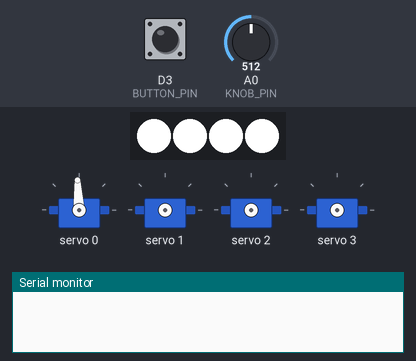
The sketch below on a simulated ESP8266 (NodeMCU). On the bench: 4 RGB LEDs in strip order, left to right, 4 × servo, the last lines printed to the serial monitor. The inputs (shaded band) are chosen by the test bench; at power-on: D3 (BUTTON_PIN) HIGH, A0 (KNOB_PIN) = 512.

Above: at 1.2 s.
1.3 s: D3 (BUTTON_PIN) pulled LOW for 0.15 s
2.9 s: A0 (KNOB_PIN) set to 716
At 3.8 s:
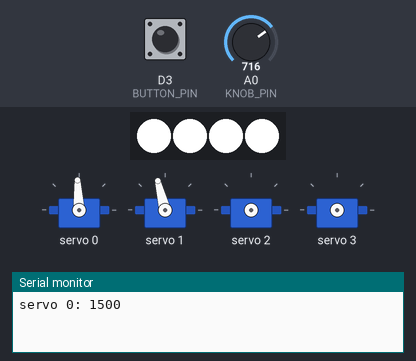
4.4 s: D3 (BUTTON_PIN) pulled LOW for 1 s
6.9 s: A0 (KNOB_PIN) set to 511
At 7.8 s:
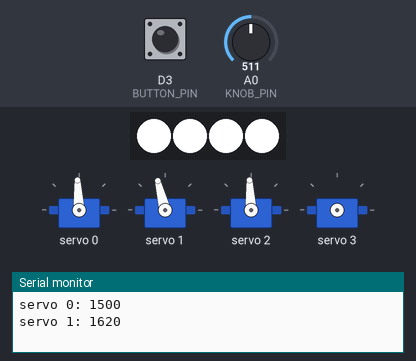
8.4 s: D3 (BUTTON_PIN) pulled LOW for 0.15 s
10.0 s: A0 (KNOB_PIN) set to 122
At 10.4 s:
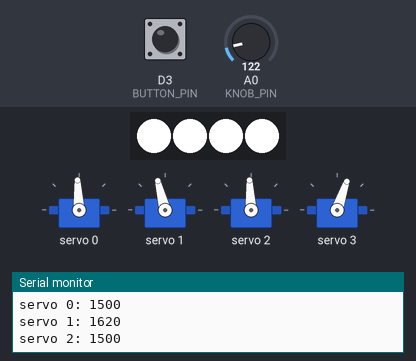
Timing chart, 0 to 12.5 s (numbered marks = the images above; inputs shaded):
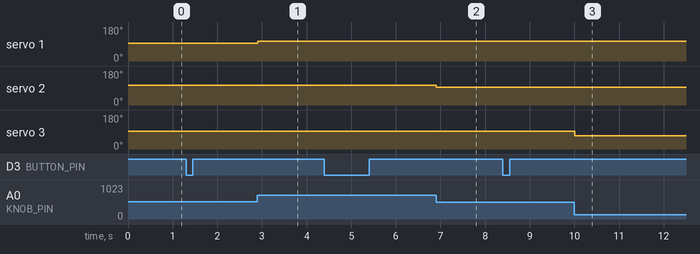

Measured:
- after the input at 2.9 s, servo 1: 93° → 104° at once
- after the input at 6.9 s, servo 2: 104° → 93° at once
- after the input at 10.0 s, servo 3: 93° → 71° at once

The sketch:

servo_calibration.ino
```cpp
#include <Wire.h>
#include <Adafruit_PWMServoDriver.h>
#include <FastLED.h>

#define NUM_LASER_BOARDS 4
CRGB laserExpander[NUM_LASER_BOARDS];


Adafruit_PWMServoDriver pcaBoards[] = {Adafruit_PWMServoDriver(0x40), Adafruit_PWMServoDriver(0x41)};
#define SERVO_FREQ 50 // Analog servos run at ~50 Hz updates

#define MIN_TESET_VALUE 1200 //the minimum value will be apllied to servo at min knob value
#define MAX_TESET_VALUE 1800//the maximum value will be apllied to servo at max knob value


#define NUM_SERVOS_PER_PCA_BOARD 12
#define NUM_PCA_BOARD 2
#define SERVO_COUNT 24
#define BUTTON_PIN D3
#define KNOB_PIN A0
#define BUTTON_IS_PRESSED !digitalRead(BUTTON_PIN)

int pressCounter = 0;
int servoPin = 0;
int pulselen = 0;

int servosCalibration[SERVO_COUNT];
//{{1559, 1203}, {1701, 1353}, {1613, 1206}, {1867, 1527}, {1843, 1425}, {1717, 1160}, {1624, 1174}, {1814, 1350}, {1556, 1142}, {1451, 1015}, {1550, 1161}, {1575, 1155}, {1241, 823}, {1752, 1356}, {1862, 1862}}
void setup() {
  Serial.begin(115200);
  pcaBoards[0].begin();
  pcaBoards[1].begin();
  //pwm 4096 - 12 bits of resolution
  //  pwm.setOscillatorFrequency(27000000);
  pcaBoards[0].setPWMFreq(SERVO_FREQ);  // Analog servos run at ~50 Hz updates
  pcaBoards[1].setPWMFreq(SERVO_FREQ);  // Analog servos run at ~50 Hz updates

  delay(10);

  pinMode(BUTTON_PIN, INPUT_PULLUP);

  FastLED.addLeds<WS2811, D6, RGB>(laserExpander, NUM_LASER_BOARDS);
  FastLED.setBrightness(255);

  for (int laser = 0; laser < 12; laser++) {
    setLaser(laser, 255);
//    delay(1000);
  }
//  delay(7000);
//  for (int laser = 0; laser < 12; laser++) {
//    setLaser(laser, 0);
//    delay(200);
//  }

}

void loop() {
  //  if (servoPin > NUM_SERVOS_PER_PCA_BOARD) {
  //    int pcaBoardIndex = (servoPin > NUM_SERVOS_PER_PCA_BOARD)
  //  }

  while (!BUTTON_IS_PRESSED) {
    pulselen = map(analogRead(KNOB_PIN), 0, 1023, MIN_TESET_VALUE, MAX_TESET_VALUE);
    //    printf("%d \n", pulselen);
    moveServo(servoPin, pulselen); //move the servo to pulselen position
    delay(10);
  }

  delay(10);
  printf("servo %d: %d \n", servoPin, pulselen);
  servosCalibration[servoPin] = pulselen;
  while (BUTTON_IS_PRESSED) delay(10); // wait for button release;


  servoPin += 1;
  if (servoPin >= SERVO_COUNT) {
    servoPin = 0; //reset servo count if servoPin is at NUM_SERVOS
    printf("{");
    for (int servo = 0; servo < SERVO_COUNT; servo++ ) {
      Serial.print(servosCalibration[servo]);
      Serial.print(", ");
      delay(1);
    }
    printf("}");
  }


}


void setLaser(int index, int brigthness) {
  int expenderIndex = index / 3;
  int modulePin = (index % 3) ;

  CRGB color = laserExpander[expenderIndex];

  laserExpander[expenderIndex] = CRGB(modulePin == 0 ? brigthness : color.red, modulePin == 1 ? brigthness : color.green, modulePin == 2 ? brigthness : color.blue);

  FastLED.show();
}

void moveServo(int servoNum, int pose) {
  pcaBoards[servoNum / NUM_SERVOS_PER_PCA_BOARD].writeMicroseconds(servoNum % NUM_SERVOS_PER_PCA_BOARD , pulselen);
}
```
